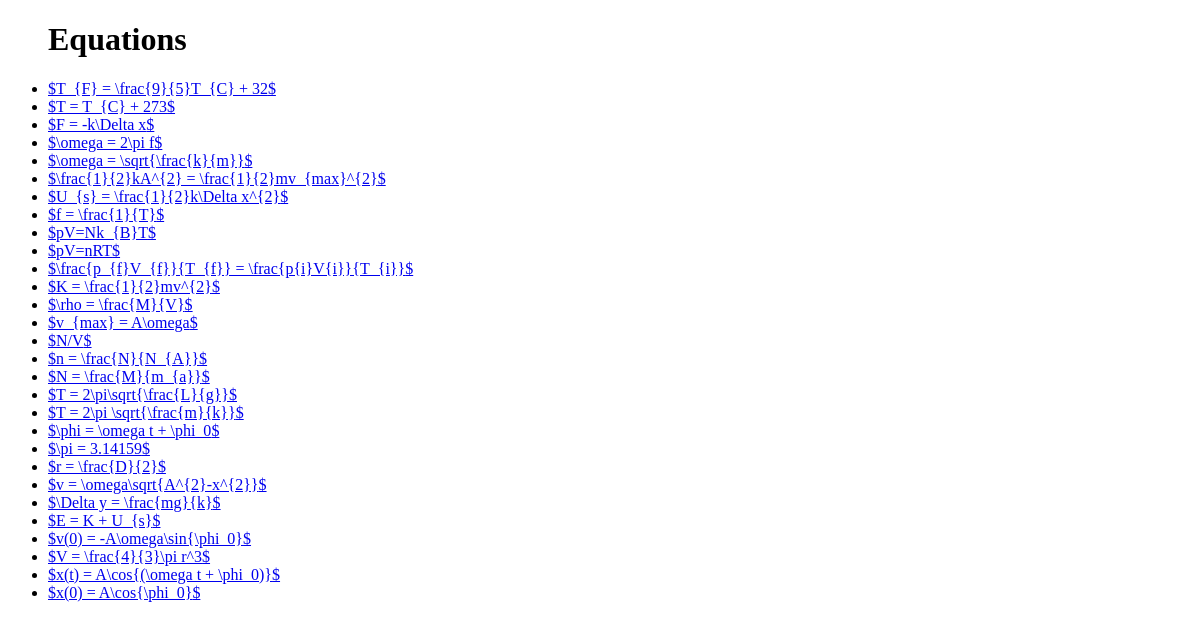
/equations/, run on an earlier commit of the app's database.
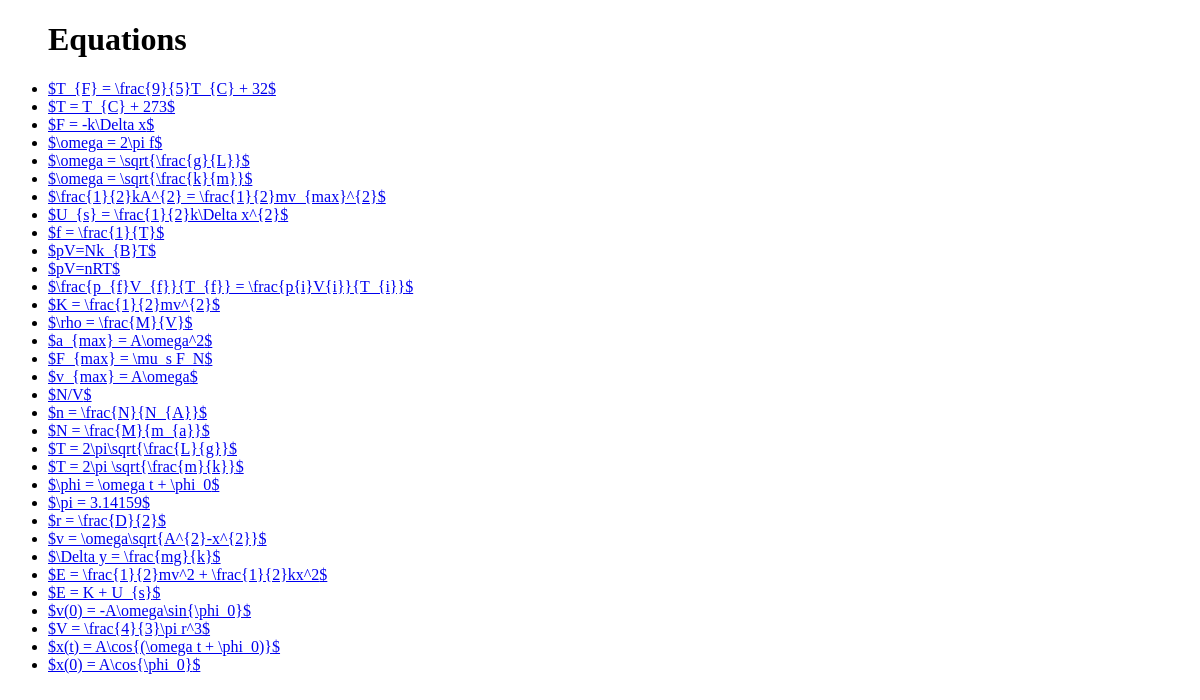
And on a later commit of the database.
### per/models.py (models this page shows, shortened)
class Equation(models.Model):
    latex = models.CharField(max_length=500)
    name = models.CharField(max_length=150)
    class Meta:
    	ordering = ('name',)

### per/views.py (the view)
# urls.py: url(r'^equations/$', views.equations, name='equations'),
def equations(request):
    eqn_list = Equation.objects.order_by('name')
    context = {'eqn_list': eqn_list}
    return render(request, 'per/equations.html', context)

### per/templates/per/equations.html (shortened to what this page needs)
<!DOCTYPE html>
<html>
	<head>
	{% load staticfiles %}
	</head>
	<body>
		{% if eqn_list %}
    		<ul>
    		<h1>Equations</h1>
    		{% for eqn in eqn_list %}
        		<li><a href="{% url 'eqnDetail' eqn.id %}">${{ eqn.latex }}$</a></li>
		    {% endfor %}
    		</ul>
		{% else %}
    		<p>No symbols are available.</p>
		{% endif %}
	</body>
</html>

What changed in the data, as far as the page shows it:
added Equation: latex "\\omega = \\sqrt{\\frac{g}{L}}"
added Equation: latex "a_{max} = A\\omega^2"
added Equation: latex "F_{max} = \\mu_s F_N"
added Equation: latex "E = \\frac{1}{2}mv^2 + \\frac{1}{2}kx^2"
